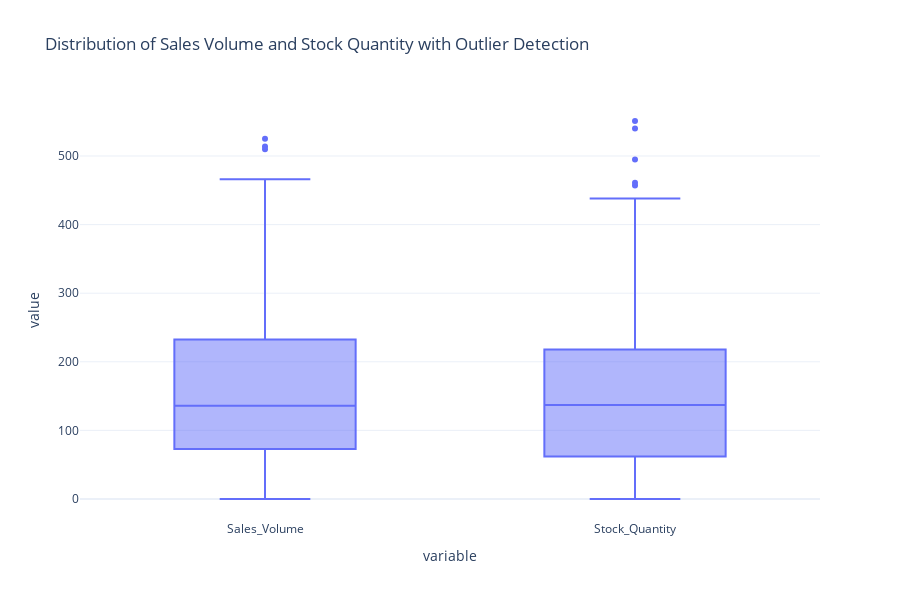

This figure's notebook cell:
### Markdown cell above
### Outliers

### Code cell
# Create a box plot for Sales_Volume and Stock_Quantity
fig_box = px.box(df_target, 
                 y=['Sales_Volume', 'Stock_Quantity'], 
                 title='Distribution of Sales Volume and Stock Quantity with Outlier Detection')
fig_box.update_layout(height=600)
fig_box.show()

### Figure 1 — Plotly figure (JSON) as saved in the notebook; plotly's stock layout.template omitted (floating-point values rounded to 4 significant figures; data arrays with more than 128 entries replaced by an {"elided": "..."} marker saying what was removed)
{"data": [{"alignmentgroup": "True", "hovertemplate": "variable=%{x}<br>value=%{y}<extra></extra>", "legendgroup": "", "marker": {"color": "#636efa"}, "name": "", "notched": false, "offsetgroup": "", "orientation": "v", "showlegend": false, "type": "box", "x": {"elided": "728 str values"}, "x0": " ", "xaxis": "x", "y": {"elided": "728 int values"}, "y0": " ", "yaxis": "y"}], "layout": {"boxmode": "group", "height": 600, "legend": {"tracegroupgap": 0}, "title": {"text": "Distribution of Sales Volume and Stock Quantity with Outlier Detection"}, "xaxis": {"anchor": "y", "domain": [0, 1], "title": {"text": "variable"}}, "yaxis": {"anchor": "x", "domain": [0, 1], "title": {"text": "value"}}}}
